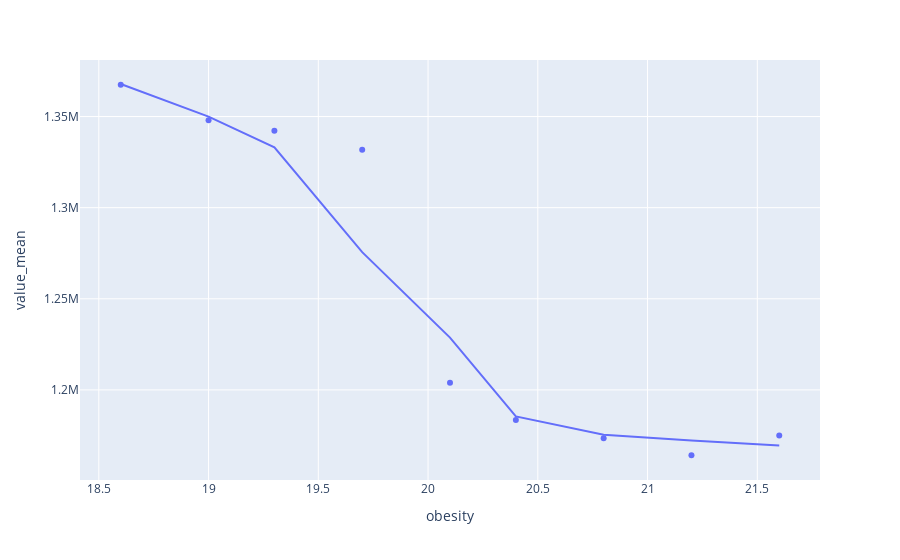

Notebook cell for this chart:
### Code cell
import plotly.express as px

# Filtrage + nettoyage
df = analytics.query("activity == 'M' and sex == 'B' and country == 'France'").copy()
df = df.drop(["country_code", "min_obesity", "max_obesity", "sex", "continent", "country"], axis=1)

# Recuperation des chiffres de l'emploi par activite
df['value_mean'] = df.groupby(["year", "activity"]).value.transform('mean')

# Nettoyage
df = df.drop(["subject", "value"], axis=1).drop_duplicates()

trend = "ols" if False else "lowess"

px.scatter(df, x='obesity', y='value_mean', trendline=trend)

### Figure 1 — Plotly figure (JSON) as saved in the notebook; plotly's stock layout.template omitted (floating-point values rounded to 4 significant figures)
{"data": [{"hovertemplate": "obesity=%{x}<br>value_mean=%{y}<extra></extra>", "legendgroup": "", "marker": {"color": "#636efa", "symbol": "circle"}, "mode": "markers", "name": "", "orientation": "v", "showlegend": false, "type": "scatter", "x": [18.6, 19, 19.3, 19.7, 20.1, 20.4, 20.8, 21.2, 21.6], "xaxis": "x", "y": [1367445, 1348000.0, 1342000.0, 1331785, 1204000.0, 1184000.0, 1174000.0, 1164000.0, 1175000.0], "yaxis": "y"}, {"hovertemplate": "<b>LOWESS trendline</b><br><br>obesity=%{x}<br>value_mean=%{y} <b>(trend)</b><extra></extra>", "legendgroup": "", "marker": {"color": "#636efa", "symbol": "circle"}, "mode": "lines", "name": "", "showlegend": false, "type": "scatter", "x": [18.6, 19, 19.3, 19.7, 20.1, 20.4, 20.8, 21.2, 21.6], "xaxis": "x", "y": [1368000.0, 1350000.0, 1333000.0, 1276000.0, 1229000.0, 1185000.0, 1175000.0, 1172000.0, 1170000.0], "yaxis": "y"}], "layout": {"legend": {"tracegroupgap": 0}, "margin": {"t": 60}, "xaxis": {"anchor": "y", "domain": [0, 1], "title": {"text": "obesity"}}, "yaxis": {"anchor": "x", "domain": [0, 1], "title": {"text": "value_mean"}}}}
